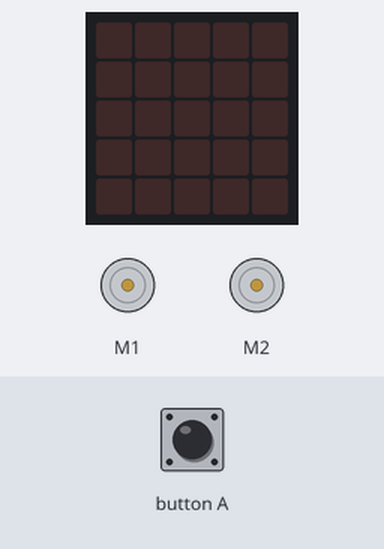
The program below on a simulated BBC micro:bit (MakeCode). Shown: the board's 5×5 LED display, 2 × DC motor (green arrow = forward, orange = backward, longer = faster). The inputs (shaded band) are chosen by the test bench.

Above: at 1.2 s.
1.3 s: button A pressed for 0.15 s
At 2.5 s:
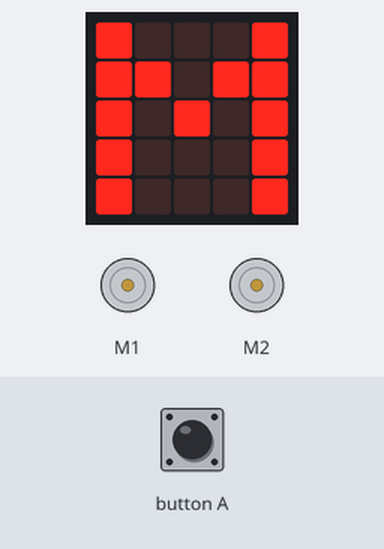
At 6.7 s:
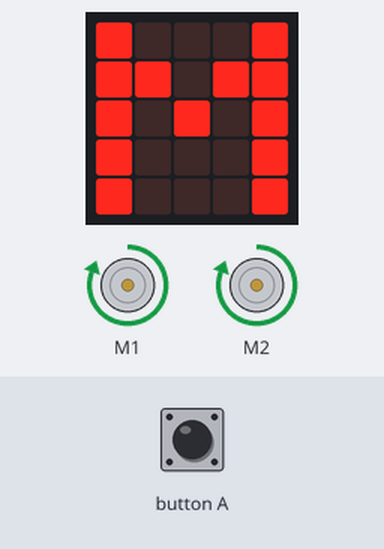
Timing chart, 0 to 9.7 s (numbered marks = the images above; inputs shaded):
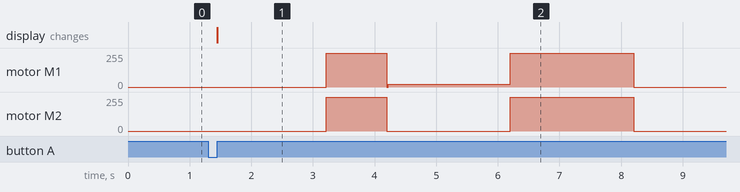

The program:

main.ts
```typescript
input.onButtonPressed(Button.A, function () {
    basic.showString("M")
    basic.pause(1000)
    maqueen.motorRun(maqueen.Motors.All, maqueen.Dir.CW, 255)
    basic.pause(1000)
    maqueen.motorStop(maqueen.Motors.All)
    maqueen.motorRun(maqueen.Motors.M1, maqueen.Dir.CW, 20)
    basic.pause(2000)
    maqueen.motorRun(maqueen.Motors.All, maqueen.Dir.CW, 255)
    basic.pause(2000)
    maqueen.motorStop(maqueen.Motors.All)
})
```

test.ts
```typescript
// aquí va el archivo "tests"; esto no se compilará cuando este paquete se utilice como una extensión.
```

Measured:
- after the input at 1.3 s, motor M1: stopped → forward 255/255 after 1.9 s, → forward 20/255 0.98 s later, → forward 255/255 2.0 s later, → stopped 2.0 s later; motor M2: stopped → forward 255/255 after 1.9 s, → stopped 0.98 s later, → forward 255/255 2.0 s later, → stopped 2.0 s later; the display: changes after 0.15 s (image 1)
